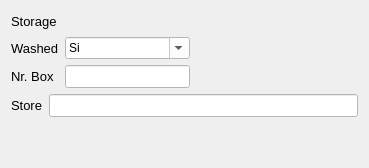
     <widget class="QWidget" name="tab_6">
      <attribute name="title">
       <string>Storage</string>
      </attribute>
      <layout class="QGridLayout" name="gridLayout_32">
       <item row="0" column="0">
        <layout class="QGridLayout" name="gridLayout_24">
         <item row="2" column="0">
          <layout class="QGridLayout" name="gridLayout_31">
           <item row="1" column="0">
            <widget class="QLabel" name="label_55">
             <property name="font">
              <font>
               <family>MS Shell Dlg 2</family>
               <pointsize>10</pointsize>
               <weight>9</weight>
               <italic>false</italic>
               <bold>false</bold>
              </font>
             </property>
             <property name="text">
              <string>Store</string>
             </property>
            </widget>
           </item>
           <item row="1" column="1">
            <widget class="QLineEdit" name="lineEdit_luogo_conservazione">
             <property name="font">
              <font>
               <family>MS Shell Dlg 2</family>
               <pointsize>10</pointsize>
               <weight>9</weight>
               <italic>false</italic>
               <bold>false</bold>
              </font>
             </property>
             <property name="styleSheet">
              <string notr="true">background-color: rgb(255, 255, 255);</string>
             </property>
             <property name="text">
              <string/>
             </property>
            </widget>
           </item>
          </layout>
         </item>
         <item row="1" column="0">
          <layout class="QGridLayout" name="gridLayout_30">
           <item row="2" column="1">
            <widget class="QLabel" name="label_53">
             <property name="font">
              <font>
               <family>MS Shell Dlg 2</family>
               <pointsize>10</pointsize>
               <weight>9</weight>
               <italic>false</italic>
               <bold>false</bold>
              </font>
             </property>
             <property name="text">
              <string>Nr. Box</string>
             </property>
            </widget>
           </item>
           <item row="2" column="2">
            <widget class="QLineEdit" name="lineEdit_nr_cassa">
             <property name="font">
              <font>
               <family>MS Shell Dlg 2</family>
               <pointsize>10</pointsize>
               <weight>9</weight>
               <italic>false</italic>
               <bold>false</bold>
              </font>
             </property>
             <property name="styleSheet">
              <string notr="true">background-color: rgb(255, 255, 255);</string>
             </property>
             <property name="text">
              <string/>
             </property>
            </widget>
           </item>
           <item row="2" column="3">
            <spacer name="horizontalSpacer_18">
             <property name="orientation">
              <enum>Qt::Horizontal</enum>
             </property>
             <property name="sizeHint" stdset="0">
              <size>
               <width>168</width>
               <height>20</height>
              </size>
             </property>
            </spacer>
           </item>
           <item row="1" column="2">
            <widget class="QComboBox" name="comboBox_lavato">
             <property name="styleSheet">
              <string notr="true">background-color: rgb(255, 255, 255);</string>
             </property>
             <property name="editable">
              <bool>true</bool>
             </property>
             <item>
              <property name="text">
               <string>Si</string>
              </property>
             </item>
             <item>
              <property name="text">
               <string>No</string>
              </property>
             </item>
             <item>
              <property name="text">
               <string/>
              </property>
             </item>
            </widget>
           </item>
           <item row="1" column="1">
            <widget class="QLabel" name="label_54">
             <property name="font">
              <font>
               <family>MS Shell Dlg 2</family>
               <pointsize>10</pointsize>
               <weight>9</weight>
               <italic>false</italic>
               <bold>false</bold>
              </font>
             </property>
             <property name="text">
              <string>Washed</string>
             </property>
            </widget>
           </item>
          </layout>
         </item>
         <item row="0" column="0">
          <layout class="QGridLayout" name="gridLayout_29">
           <item row="0" column="0">
            <widget class="QLabel" name="label_52">
             <property name="font">
              <font>
               <family>MS Shell Dlg 2</family>
               <pointsize>10</pointsize>
               <weight>9</weight>
               <italic>false</italic>
               <bold>false</bold>
              </font>
             </property>
             <property name="text">
              <string>Storage</string>
             </property>
            </widget>
           </item>
           <item row="0" column="1">
            <spacer name="horizontalSpacer_17">
             <property name="orientation">
              <enum>Qt::Horizontal</enum>
             </property>
             <property name="sizeHint" stdset="0">
              <size>
               <width>248</width>
               <height>20</height>
              </size>
             </property>
            </spacer>
           </item>
          </layout>
         </item>
        </layout>
       </item>
       <item row="1" column="0">
        <spacer name="verticalSpacer">
         <property name="orientation">
          <enum>Qt::Vertical</enum>
         </property>
         <property name="sizeHint" stdset="0">
          <size>
           <width>20</width>
           <height>40</height>
          </size>
         </property>
        </spacer>
       </item>
      </layout>
     </widget>
